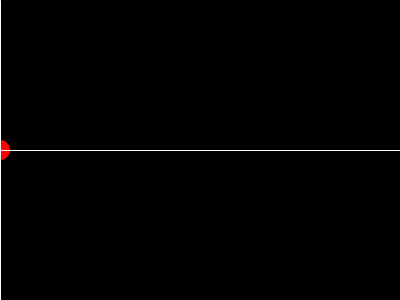
Frame 1 (no input)
Frame 60 (the mouse pressed at the canvas centre just before this capture): identical to frame 1, image omitted
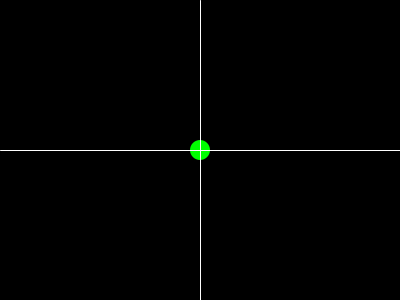
Frame 120 (the mouse held since frame 60 and released just before this capture)

The Processing sketch that drew these frames (run headless with seeded random() and noise(); from frame 60 on, the mouse is pressed at the canvas centre):

// Processing sketch: processing_167556
// ── processing_167556.pde

int sz = 20;
float pos = 0;
float speed = 5;


void setup() {
  size(400, 300);
}

void draw() {
  background(0);

  if (pos < mouseX) {
    pos = pos + speed;
  } 
  else {
    pos = mouseX;
  }

  if (mouseY < height/2) {
    fill(255, 0, 0);
  } 
  else {
    fill(0, 255, 0);
  }
  noStroke();
  ellipse(pos, height/2, sz, sz);

  stroke(255);
  line(mouseX, 0, mouseX, width);
  line(0, height/2, width, height/2);
}
